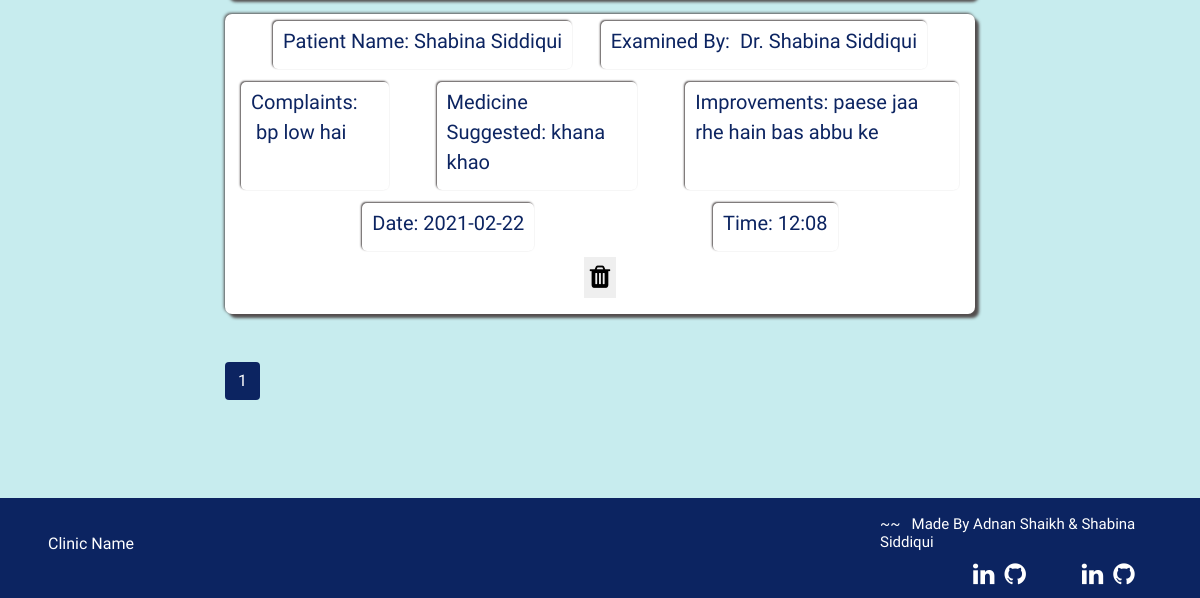
Before: /allapp (signed in, lower part) with the older database file.
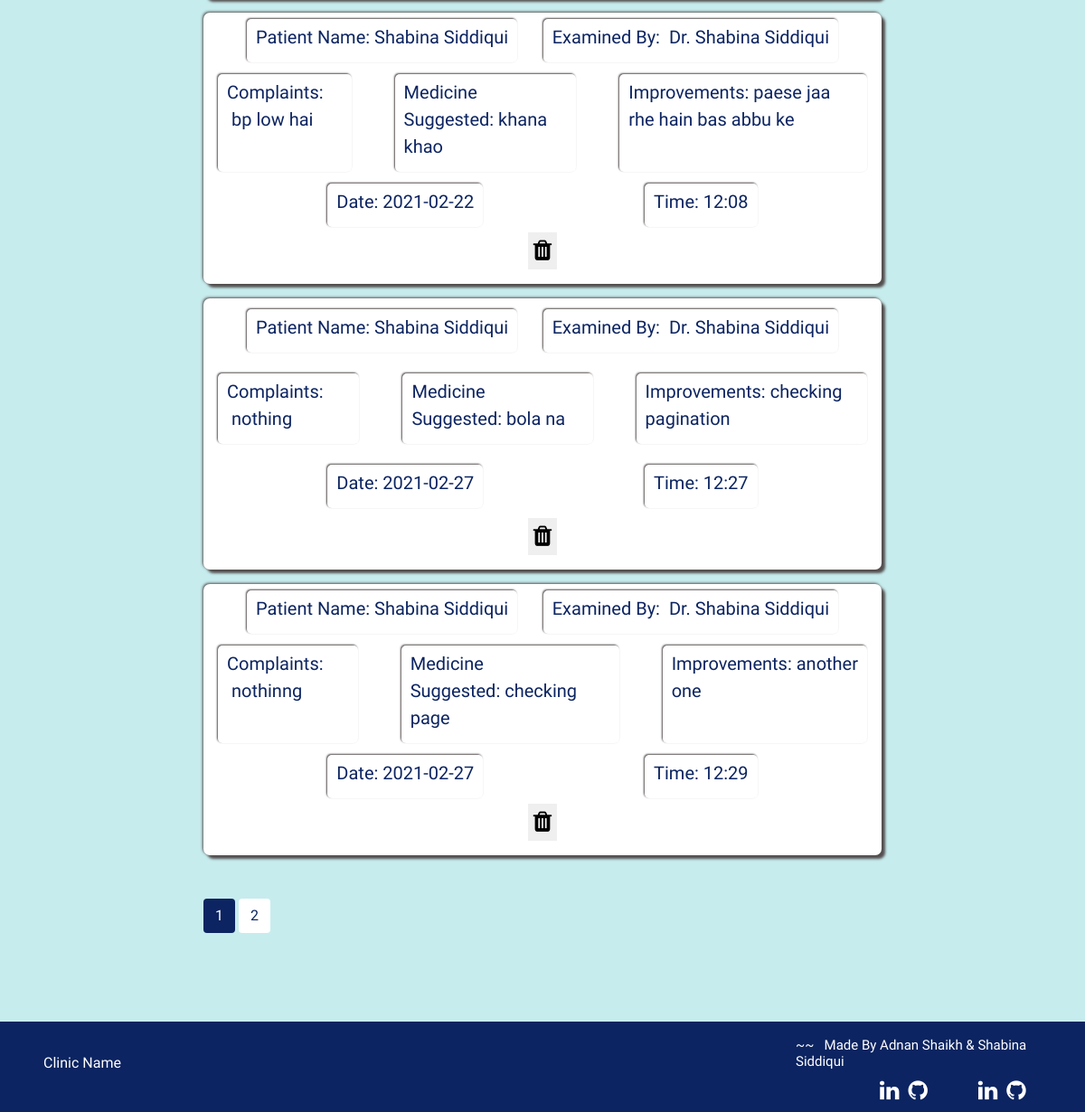
After: the same page with the newer database file.
### application/routes.py (models this page shows, shortened)
class Appointments(db.Model):
  __tablename__ = 'Appointments'
  id = db.Column(db.Integer, primary_key=True)
  pname=db.Column(db.String(100))
  examinedby = db.Column(db.String(100))
  complaint = db.Column(db.String(5000))
  medicine_suggested = db.Column(db.String(5000))
  improvements = db.Column(db.String(5000))
  date= db.Column(db.String(50))
  time= db.Column(db.String(50))

### application/routes.py (the view)
@app.route('/allapp', methods=['POST', 'GET'])
def allapp():
  if 'username' in session:
    today= datetime.date.today()
    seven_days_ago = datetime.date.today() - timedelta(days = 7)
    page= request.args.get('page', 1, type=int)
    allapp = Appointments.query.filter(Appointments.date<=today, Appointments.date >=seven_days_ago).paginate(page=page, per_page=5)
    return render_template('allappointment.html', allapp=allapp)

### application/templates/allappointment.html (shortened to what this page needs)
{% extends 'layout.html' %}{% include 'includes/nav.html' %} {% block content%}
<section id="allapp">
  <div class="allapp-section">
    {% for i in allapp.items %}
    <div class="form-style seven-app mt-3 d-flex">
      <div class="d-flex flex-column justify-content-around card-content">
        <div class="d-flex flex-row justify-content-between mx-5">
          <div class="card-box">
            <label for="">Patient Name:&nbsp;{{i.pname}}</label>
          </div>
          <div class="card-box">
            <label for="">Examined By: &nbsp;{{i.examinedby}}</label>
          </div>
        </div>
        <div class="d-flex flex-row justify-content-between mx-3">
          <div class="mr-5 card-box">
            <label for="">Complaints: &nbsp;{{i.complaint}}</label>
          </div>
          <div class="mr-5 card-box">
            <label for=""
              >Medicine Suggested:&nbsp;{{i.medicine_suggested}}</label
            >
          </div>
          <div class="card-box">
            <label for="">Improvements:&nbsp;{{i.improvements}}</label>
          </div>
        </div>
        <div class="d-flex flex-row justify-content-around mx-5">
          <div class="card-box">
            <label for="">Date:&nbsp;{{i.date}}</label>
          </div>
          <div class="card-box">
            <label for="">Time:&nbsp;{{i.time}}</label>
          </div>
        </div>
      </div>
      <div class="app-del-btn">
        <div class="d-flex justify-content-center mb-3">
          <button
            type="button"
            class="dbutton"
            onclick="window.location='/deleteapp/{{ i.id }}'"
          >
            <i class="fa fa-trash" aria-hidden="true"></i>
          </button>
        </div>
      </div>
    </div>
    {% endfor %} {% for page_num in allapp.iter_pages(left_edge=1, right_edge=1,
    left_current=1, right_current=2) %} {% if page_num %} {% if allapp.page ==
    page_num %}
    <a
      class="btn pagenum_current mb-4 mt-5"
      href="{{ url_for('allapp', page=page_num) }}"
      >{{ page_num }}</a
    >
    {% else %}
    <a
      class="btn pagenum mb-4 mt-5"
      href="{{ url_for('allapp', page=page_num) }}"
      >{{ page_num }}</a
    >
    {% endif %} {% else %} ... {% endif %} {% endfor %}
  </div>
  <br />
  {% include "includes/footer.html" %}
</section>
{% endblock content%}

Changed rows visible on the page:
added Appointments: pname "Shabina Siddiqui", examinedby "Dr. Shabina Siddiqui", complaint "nothing", medicine_suggested "bola na", improvements "checking pagination", date "2021-02-27", time "12:27"
added Appointments: pname "Shabina Siddiqui", examinedby "Dr. Shabina Siddiqui", complaint "nothinng", medicine_suggested "checking page", improvements "another one", date "2021-02-27", time "12:29"
Other visible differences:
new list line: "2"
